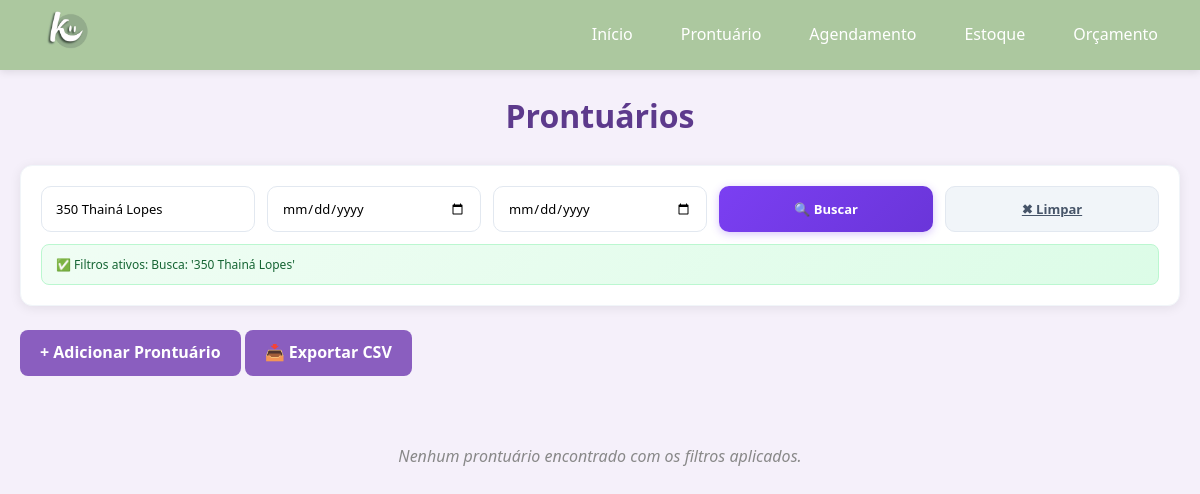
/prontuarios.php?busca=350 Thainá Lopes, run on an earlier commit of the app's database.
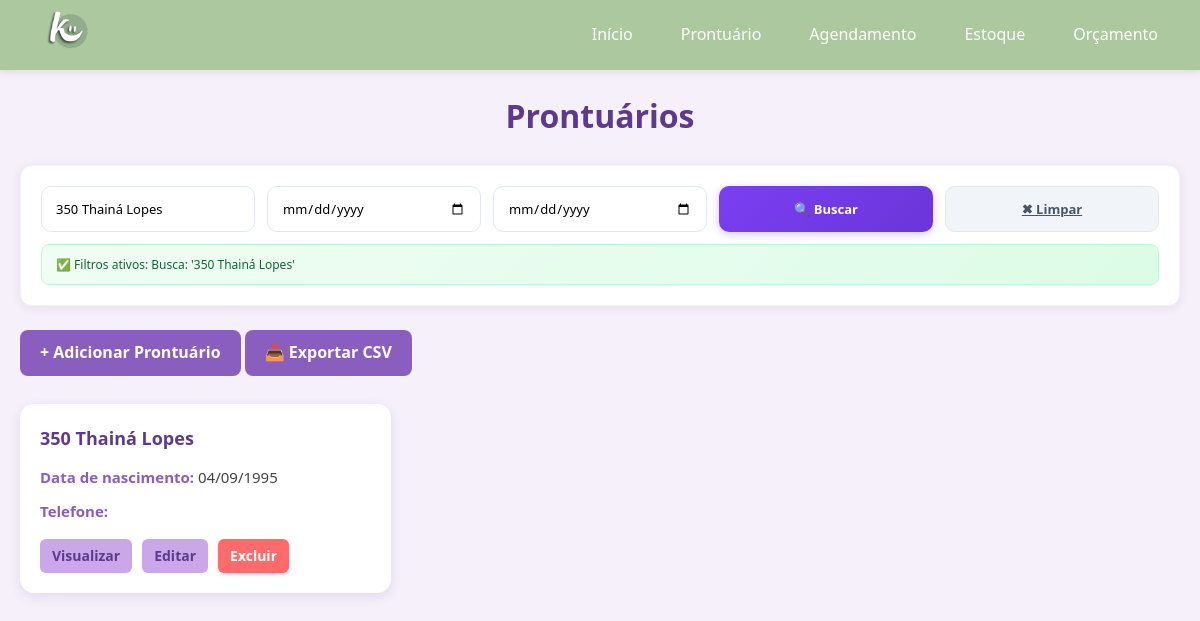
And on a later commit of the database.
### tables this page shows
CREATE TABLE `prontuarios` (
  `id` int(11) NOT NULL,
  `paciente` varchar(255) NOT NULL,
  `nascimento` date NOT NULL,
  `sexo` enum('Masculino','Feminino','Outro') DEFAULT NULL,
  `estado_civil` varchar(50) DEFAULT NULL,
  `profissao` varchar(100) DEFAULT NULL,
  `rg` varchar(20) DEFAULT NULL,
  `cpf` varchar(14) DEFAULT NULL,
  `endereco` text DEFAULT NULL,
  `cep` varchar(10) DEFAULT NULL,
  `telefone` varchar(20) DEFAULT NULL,
  `email` varchar(255) DEFAULT NULL,
  `observacoes` text DEFAULT NULL,
  `tratamento_odonto` text DEFAULT NULL,
  `tratamento_medico` text DEFAULT NULL,
  `medicamento_continuo` text DEFAULT NULL,
  `alergia_medicamento` text DEFAULT NULL,
  `alergia_outras` text DEFAULT NULL,
  `problemas_saude` text DEFAULT NULL,
  `gravida_meses` varchar(10) DEFAULT NULL,
  `fuma_tempo` varchar(50) DEFAULT NULL,
  `fuma_cigarros_dia` varchar(20) DEFAULT NULL,
  `bebida_frequencia` varchar(100) DEFAULT NULL,
  `drogas_uso` text DEFAULT NULL,
  `doencas_transmissiveis` text DEFAULT NULL,
  `cancer_familiar` text DEFAULT NULL,
  `tratamento_cancer` text DEFAULT NULL,
  `created_at` timestamp NOT NULL DEFAULT current_timestamp()
);

### prontuarios.php (the view, shortened to what this page needs)
<?php
require_once 'conexao/conexao.php';
$busca    = trim($_GET['busca'] ?? '');
$data_ini = $_GET['data_ini'] ?? '';
$data_fim = $_GET['data_fim'] ?? '';
$where = [];
$params = [];
if ($busca !== '') {
    $where[] = "(p.paciente LIKE ? OR p.cpf LIKE ? OR p.telefone LIKE ?)";
    $busca_like = "%{$busca}%";
    $params[] = $busca_like;
    $params[] = $busca_like;
    $params[] = $busca_like;
}
$sql = "
    SELECT
        p.*,
        COALESCE(proc_count.total, 0) as total_procedimentos
    FROM prontuarios p
    LEFT JOIN (
        SELECT paciente_id, COUNT(*) as total
        FROM procedimentos
        GROUP BY paciente_id
    ) proc_count ON p.id = proc_count.paciente_id
";
if (!empty($where)) {
    $sql .= " WHERE " . implode(" AND ", $where);
}
$sql .= " ORDER BY p.paciente ASC";
$stmt = $pdo->prepare($sql);
$stmt->execute($params);
$prontuarios = $stmt->fetchAll();
?>
<!DOCTYPE html>
<html lang="pt-BR">
<head>
    <link rel="stylesheet" href="css/navbar.css">
    <link rel="stylesheet" href="css/prontuarios.css">
</head>
<body>
    <?php include 'navbar.php'; ?>
    <div class="container">
        <main>
            <h1>Prontuários</h1>
            <div class="filter-bar">
                <form method="GET" class="filter-form">
                    <input type="text" name="busca" placeholder="Nome, CPF ou telefone..." value="<?= htmlspecialchars($busca) ?>">
                    <input type="date" name="data_ini" value="<?= htmlspecialchars($data_ini) ?>" title="Data de nascimento inicial">
                    <input type="date" name="data_fim" value="<?= htmlspecialchars($data_fim) ?>" title="Data de nascimento final">
                    <button type="submit" class="btn-filter">🔍 Buscar</button>
                    <a href="prontuarios" class="btn-reset">✖ Limpar</a>
                </form>
                <?php if ($busca !== '' || $data_ini !== '' || $data_fim !== ''): ?>
                    <div class="filter-info">
                        ✅ Filtros ativos:
                        <?php
                        $ativos = [];
                        if ($busca !== '') $ativos[] = "Busca: '{$busca}'";
                        echo implode(' • ', $ativos);
                        ?>
                    </div>
                <?php endif; ?>
            </div>
            <a href="editar_prontuario" class="add-btn">+ Adicionar Prontuário</a>
            <?php
            $export_url = '?' . http_build_query(array_merge($_GET, ['exportar' => '1']));
            ?>
            <a href="<?= $export_url ?>" class="btn-exportar">📥 Exportar CSV</a>
            <div class="cards">
                <?php if (empty($prontuarios)): ?>
                    <p class="empty">
                        <?= ($busca !== '' || $data_ini !== '' || $data_fim !== '')
                            ? 'Nenhum prontuário encontrado com os filtros aplicados.'
                            : 'Nenhum prontuário cadastrado ainda.'
                        ?>
                    </p>
                <?php else: ?>
                    <?php foreach ($prontuarios as $p): ?>
                        <div class="card">
                            <h3><?= htmlspecialchars($p['paciente']) ?></h3>
                            <p><strong>Data de nascimento:</strong> <?= date('d/m/Y', strtotime($p['nascimento'])) ?></p>
                            <p><strong>Telefone:</strong> <?= htmlspecialchars($p['telefone'] ?? '—') ?></p>
                            <div class="actions">
                                <a href="visualizar_prontuario.php?id=<?= $p['id'] ?>" class="edit">Visualizar</a>
                                <a href="editar_prontuario.php?id=<?= $p['id'] ?>" class="edit">Editar</a>
                                <button class="delete" onclick="excluirProntuario(<?= $p['id'] ?>)">
                                    Excluir
                                </button>
                            </div>
                        </div>
                    <?php endforeach; ?>
                <?php endif; ?>
            </div>
        </main>
    </div>
</body>
</html>

What changed in the data, as far as the page shows it:
added prontuarios: paciente "350 Thainá Lopes", nascimento "04/09/1995"
Also different on the page:
text no longer shown: "Nenhum prontuário encontrado com os filtros aplicados."
